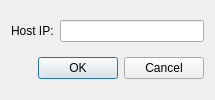
<?xml version="1.0" encoding="UTF-8"?>
<ui version="4.0">
 <class>Dialog</class>
 <widget class="QDialog" name="Dialog">
  <property name="geometry">
   <rect>
    <x>0</x>
    <y>0</y>
    <width>215</width>
    <height>100</height>
   </rect>
  </property>
  <property name="windowTitle">
   <string>Dialog</string>
  </property>
  <layout class="QGridLayout" name="gridLayout">
   <item row="0" column="0">
    <widget class="QLabel" name="label">
     <property name="text">
      <string>Host IP:</string>
     </property>
    </widget>
   </item>
   <item row="0" column="1">
    <widget class="QLineEdit" name="lineEdit"/>
   </item>
   <item row="1" column="0" colspan="2">
    <widget class="QDialogButtonBox" name="buttonBox">
     <property name="orientation">
      <enum>Qt::Horizontal</enum>
     </property>
     <property name="standardButtons">
      <set>QDialogButtonBox::Cancel|QDialogButtonBox::Ok</set>
     </property>
    </widget>
   </item>
  </layout>
 </widget>
 <resources/>
 <connections>
  <connection>
   <sender>buttonBox</sender>
   <signal>accepted()</signal>
   <receiver>Dialog</receiver>
   <slot>accept()</slot>
   <hints>
    <hint type="sourcelabel">
     <x>248</x>
     <y>254</y>
    </hint>
    <hint type="destinationlabel">
     <x>157</x>
     <y>274</y>
    </hint>
   </hints>
  </connection>
  <connection>
   <sender>buttonBox</sender>
   <signal>rejected()</signal>
   <receiver>Dialog</receiver>
   <slot>reject()</slot>
   <hints>
    <hint type="sourcelabel">
     <x>316</x>
     <y>260</y>
    </hint>
    <hint type="destinationlabel">
     <x>286</x>
     <y>274</y>
    </hint>
   </hints>
  </connection>
 </connections>
</ui>
